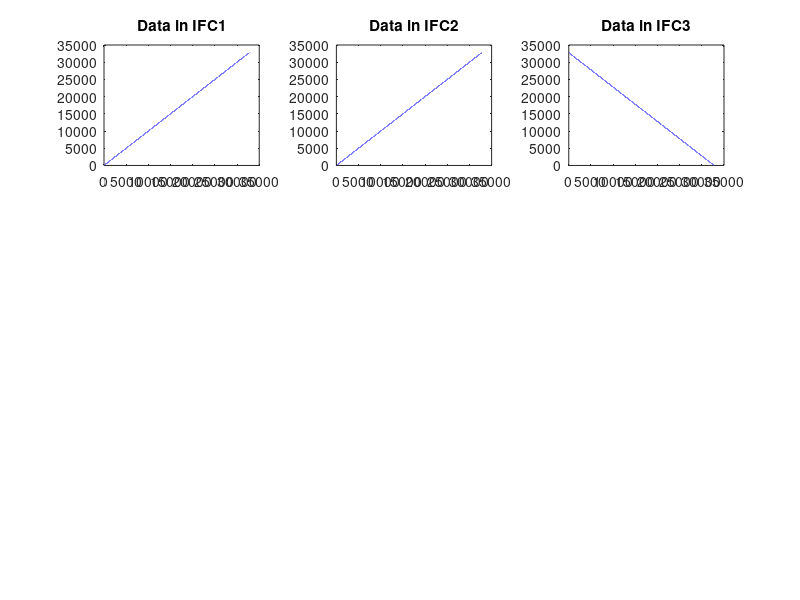

Write the MATLAB code that produced this figure. (Note: this script raises an error after producing the figure.)
%Little script to write a ramp in 3 IFC SMEM Memory
%Then to read back to verifiy contents
%Then to use master to get data from slave through VME

%Two ramp types to differentiate results

%Incremental ramp generation 32K element
ramp(1)=0;
for k=2:32768
    ramp(k)=ramp(k-1)+1;
end;


%Decremental ramp generation 32K element
ramp_inv(1)=32768;
for k=2:32768
    ramp_inv(k)=ramp_inv(k-1)-1;
end;

%close all;
figure(1);
subplot(3,3,1);plot(ramp);title('Data in IFC1');
subplot(3,3,2);plot(ramp);title('Data in IFC2');
subplot(3,3,3);plot(ramp_inv);title('Data in IFC3');

%Write in SMEMs
caput('MTEST-VME-KR841:SMEM-WAVEFORM-W',ramp);
caput('MTEST-VME-KR842:SMEM-WAVEFORM-W',ramp);
caput('MTEST-VME-KR843:SMEM-WAVEFORM-W',ramp_inv);


%Readback for verification
%caput('MTEST-VME-KR841:SMEM-ReadInitiator.PROC',1);
a= caget ('MTEST-VME-KR841:SMEM-DATA-R'); localread1=a.val;plot (localread1);
caput('MTEST-VME-KR842:SMEM-ReadInitiator.PROC',1);
a= caget ('MTEST-VME-KR842:SMEM-DATA-R'); localread2=a.val;plot (localread2);
caput('MTEST-VME-KR843:SMEM-ReadInitiator.PROC',1);
a= caget ('MTEST-VME-KR843:SMEM-DATA-R'); localread3=a.val;plot (localread3);

subplot(3,3,4);plot(localread1);title('Readback Data from IFC1');
subplot(3,3,5);plot(localread2);title('Readback Data from IFC2');
subplot(3,3,6);plot(localread3);title('Readback Data from IFC3');


%Readback using master and VME remote communication
%caput('MTEST-VME-KR841:SMEM-ReadInitiator.PROC',1);
a= caget ('MTEST-VME-KR841:SMEM-DATA-R'); remoteread1=a.val;plot (remoteread1);
a= caget ('MTEST-VME-KR841:REMOTE2-DATA-R'); remoteread2=a.val;plot (remoteread2);
a= caget ('MTEST-VME-KR841:REMOTE3-DATA-R'); remoteread3=a.val;plot (remoteread3);

subplot(3,3,7);plot(remoteread1);title('Readback Data from IFC1');
subplot(3,3,8);plot(remoteread2);title('Remote Data from IFC2');
subplot(3,3,9);plot(remoteread3);title('Remote Data from IFC3');

figure(2)
plot(remoteread3)
